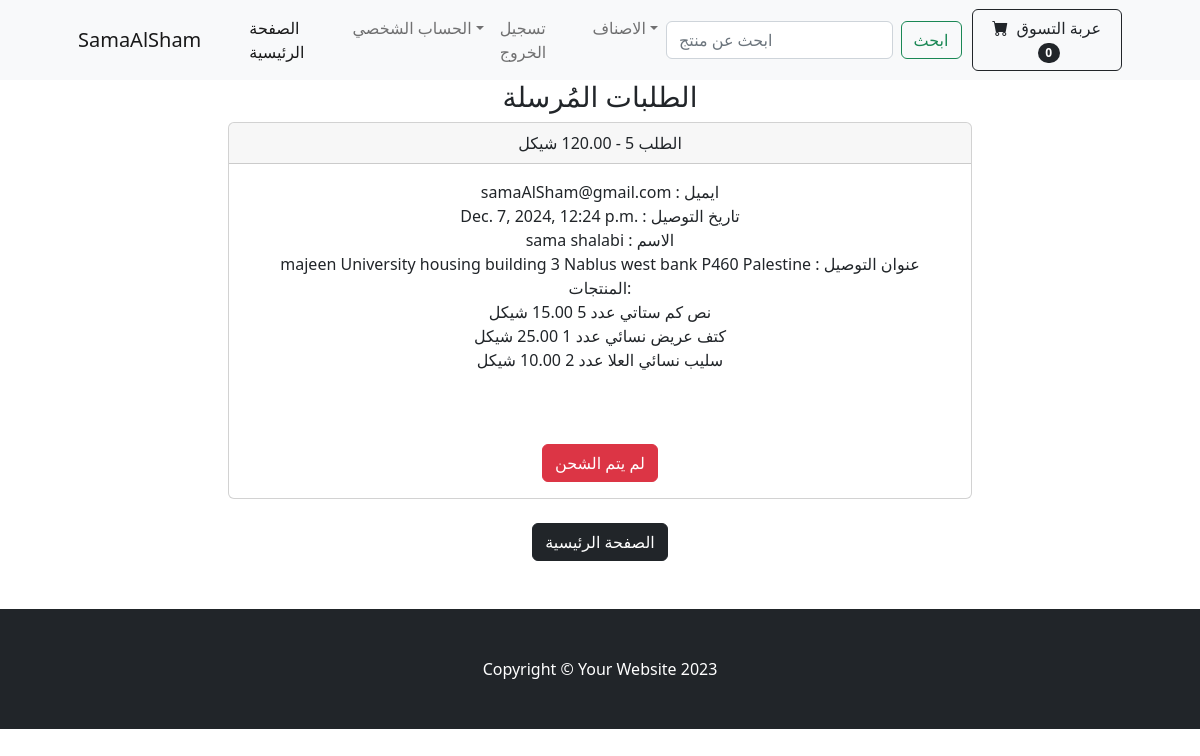
/payment/orders/5 (signed in), run on the app's committed database.
### payment/models.py (models this page shows, shortened)
class Order(models.Model):
    user = models.ForeignKey(User, on_delete=models.CASCADE, null=True, blank=True)
    order_full_name = models.CharField(max_length=255)
    order_email = models.CharField(max_length=255)
    shipping_address = models.TextField(max_length=15000)
    amount_paid = models.DecimalField(max_digits=10, decimal_places=2)
    date_ordered = models.DateTimeField(auto_now_add=True)
    shipped = models.BooleanField(default=False)
    date_shipped = models.DateTimeField(blank=True, null=True)

class OrderItem(models.Model):
    order = models.ForeignKey(Order, on_delete=models.CASCADE, null=True)
    product = models.ForeignKey(Product, on_delete=models.CASCADE, null=True)
    user = models.ForeignKey(User, on_delete=models.CASCADE, null=True, blank=True)
    quantity = models.PositiveBigIntegerField(default=1)
    price = models.DecimalField(max_digits=7, decimal_places=2)

### store/models.py (models this page shows)
class Product(models.Model):
    summ_or_win = {"summer": "صيفي", "winter": "شتوي"}
    name = models.CharField(max_length=50)
    description = models.CharField(max_length=250, default="", blank=True, null=True)
    price = models.DecimalField(default=0, decimal_places=2, max_digits=6)
    category = models.ForeignKey(Category, on_delete=models.CASCADE, null=True)
    summer_or_winter = models.CharField(max_length=20, choices=summ_or_win, null=True)
    created_at = models.DateField(default=datetime.datetime.today)
    updated_at = models.DateField(
        default=datetime.datetime.today, blank=True, null=True
    )
    image = models.ImageField(upload_to="uploads/product/")
    is_on_sale = models.BooleanField(default=False)
    sale_price = models.DecimalField(default=0, decimal_places=2, max_digits=6)
    def __str__(self):
        return self.name

### payment/views.py (the view, shortened to what this page needs)
# urls.py: path('orders/<int:pk>', views.orders, name='orders'),
def orders(request, pk):
    if request.user.is_authenticated and request.user.is_authenticated:
        order = Order.objects.get(id=pk)
        items = OrderItem.objects.filter(order=pk)
        return render(request, "payment/orders.html", {"order": order, "items": items})
    else:
        messages.success(request, ("لايوجد صلاحية"))
        return redirect("home")

### cart/cart.py (called while the page is built)
    def __len__(self):
        return len(self.cart)

### cart/context_processors.py (called while the page is built)
def cart(request):
    return {"cart": Cart(request)}

### payment/templates/payment/orders.html (shortened to what this page needs)
{% extends 'base.html' %}
{% block content %}
<div class="container">
    <div class="row">
        <center>
            <div class="col-8">
                <h3>
                    الطلبات المُرسلة
                </h3>
                <div class="card">
                    <div class="card-header">
                        الطلب {{order.id}} - {{order.amount_paid}} شيكل
                    </div>
                    <div class="card-body">
                        {{order.order_email}} : ايميل </br>
                        {% if order.date_shipped %}
                        {{order.date_shipped}} : تاريخ التوصيل </br>
                        {% else %}
                        {{order.date_ordered}} : تاريخ الطلب </br>
                        {% endif %}
                        {{order.order_full_name}} : الاسم</br>
                        {{order.shipping_address}} : عنوان التوصيل</br>
                        المنتجات:</br>
                        {% for item in items %}
                        {{item.product}} عدد {{item.quantity}} {{item.price}} شيكل
                        {% endfor %}
                        {% if not order.shipped %}
                        <form method="POST">
                            {% csrf_token %}
                            <input type="hidden" name="shipping_status" value="true">
                            <button type="submit" class="btn btn-success">
                                تم الشحن
                            </button>
                        </form>
                        {% else %}
                        <form method="POST">
                            <button type="submit" class="btn btn-danger">
                                لم يتم الشحن
                            </button>
                        </form>
                        {% endif %}
                    </div>
                </div>
                <a class="btn btn-dark" href="{% url 'home' %}">الصفحة الرئيسية</a>
            </div>
        </center>
    </div>
</div>
{% endblock%}

### data on the page
Order: id "5", order_email "samaAlSham@gmail.com", date_shipped "Dec. 7, 2024, 12:24 p.m.", order_full_name "sama shalabi", shipping_address "majeen University housing building 3 Nablus west bank P460 Palestine"
OrderItem: product "نص كم ستاتي"
OrderItem: product "كتف عريض نسائي"
OrderItem: product "سليب نسائي العلا"

### other printed values
{{ cart|length }} "0"
